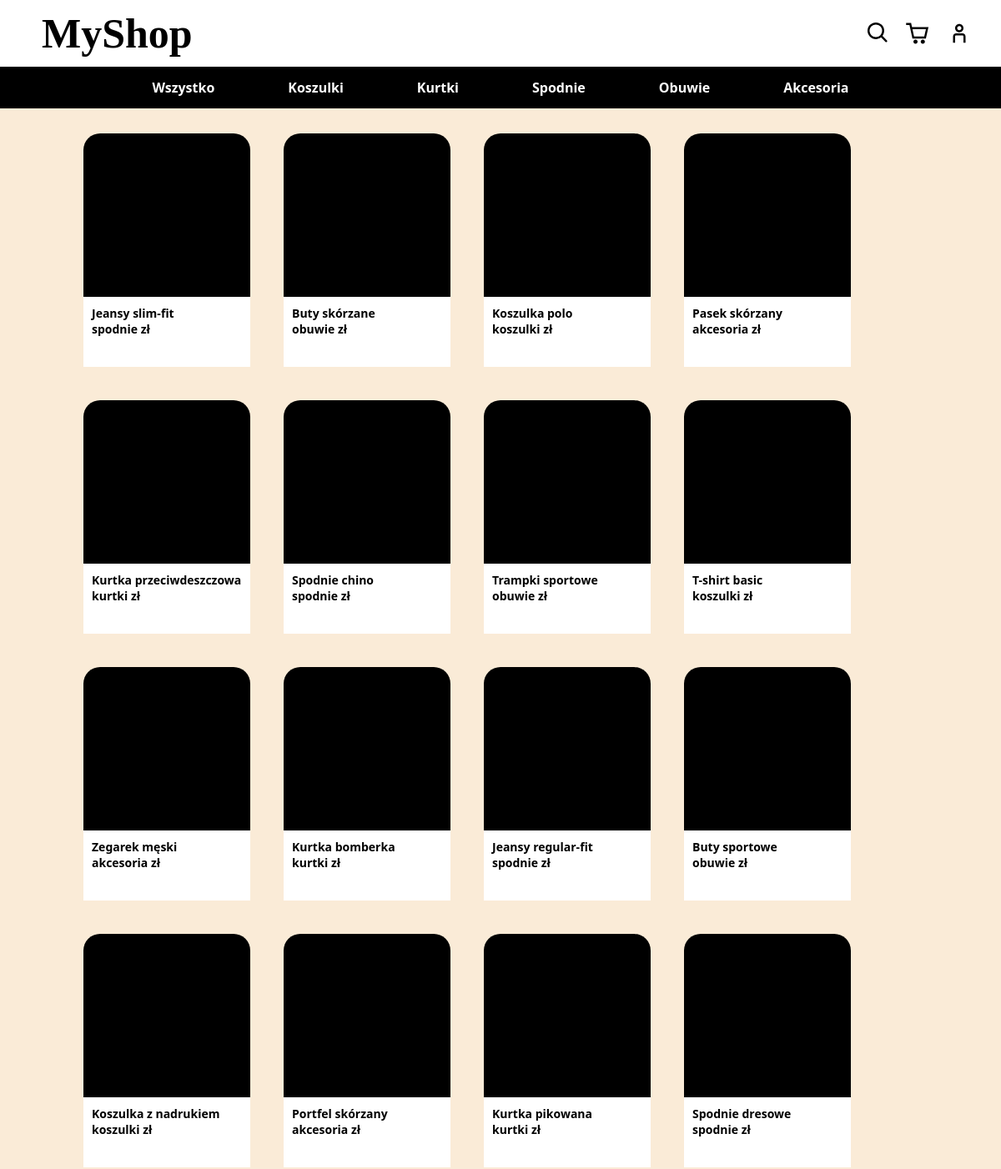
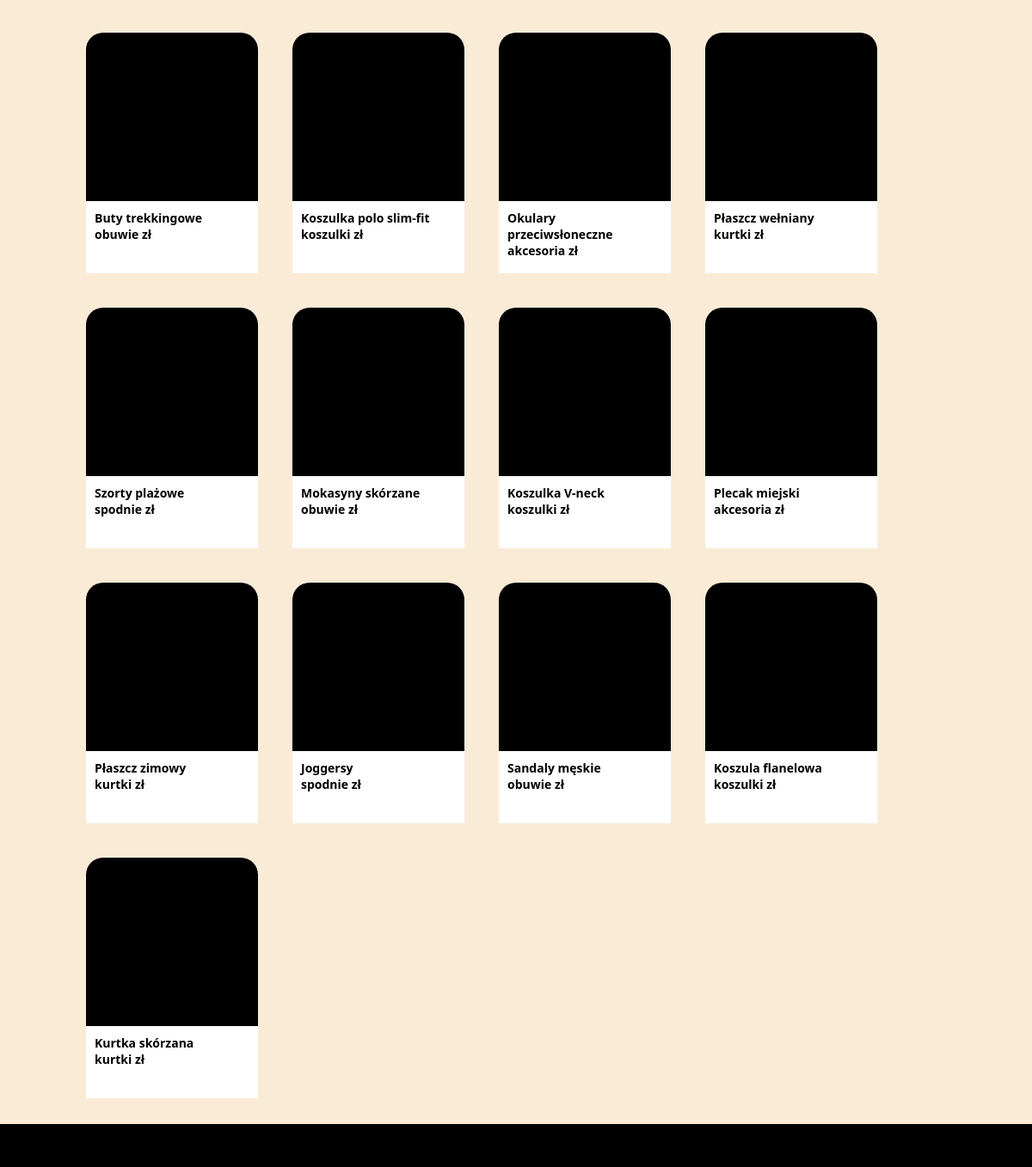
Screenshot of /landing.php with the database file from the repository (2 pictures, top to bottom).
### tables this page shows
CREATE TABLE products (
    id INT AUTO_INCREMENT PRIMARY KEY,
    name VARCHAR(100) NOT NULL,
    description TEXT,
    price DECIMAL(10,2) NOT NULL,
    category ENUM('spodnie', 'obuwie', 'koszulki', 'akcesoria', 'kurtki') NOT NULL,
    quantity INT NOT NULL
);

### models/product.php (called while the page is built, shortened)
<?php
class Product
{
    private $id, $name, $description, $price, $category, $quantity;
    public function __construct($id, $name, $description, $price, $category, $quantity)
    {
        $this->id = $id;
        $this->name = $name;
        $this->category = $category;
    }
    public function getId()
    {
        return $this->id;
    }
    public function getName()
    {
        return $this->name;
    }
    public function getCategory()
    {
        return $this->category;
    }
}

### landing.php (the view, shortened to what this page needs)
<html lang="en">
<head>
    <link rel="stylesheet" href="style.css">
</head>
<body>
    <?php
    include ("models/product.php");
    ?>
    <div class="shop-content">
        <div class="items-container">
            <?php
            global $conn;
            if (isset($_GET['category'])) {
                $category = $_GET['category'];
                $query = "SELECT * FROM products WHERE category = '$category'";
            } else {
                $query = "SELECT * FROM products";
            }
            $result = mysqli_query($conn, $query);
            while ($row = mysqli_fetch_object($result)) {
                $product = new Product($row->id, $row->name, $row->description, $row->price, $row->category, $row->quantity);
                echo "
                <div class='item'>
                    <a href='details.php?id=".$product->getId()."'>
                        <div class='item-image'>
                        </div>
                        <div class='item-info'>
                            <p>".$product->getName()."</p>
                            <p>".$product->getCategory()." zł</p>
                            <a href='add_product.php" .
                            "?id=" . $product->getId() .
                            "&name=" . $product->getName() .
                            "&description=" . $product->getDescription() .
                            "&price=" . $product->getPrice() .
                            "&category=" . $product->getCategory() .
                            "&quantity=" . $product->getQuantity() .
                            (isset($_GET['category'])?"&tab_category=$category":"") .
                            "'><img class='icon' src='icons/shopping-cart.svg'>
                            </a>
                        </div>
                    </a>
                </div>
                   ";
            }
            ?>
        </div>
    </div>
</body>
</html>

### style.css (style rules this page uses)
* { padding: 0; box-sizing: border-box; margin: 0; font-family: 'Segoe UI', Tahoma, Geneva, Verdana, sans-serif; }
h1 { font-size: 50px; font-weight: bolder; font-family: 'Brush Script MT', cursive; color: black; margin-left: 50px; }
a { text-decoration: none; width: fit-content; color: inherit; }
.header { height: 80px; width: 100%; display: flex; align-items: center; justify-content: space-between; position: sticky; top: 0; background-color: white; }
.options { width: 200px; height: 50px; display: flex; align-items: center; justify-content: center; gap: 20px }
.nav { height: 50px; background-color: black; display: flex; align-items: center; justify-content: center; position: sticky; top: 80px; gap: 4vw; }
.nav-item { color: white; font-weight: bold; user-select: none; border-radius: 20px; padding: 5px 20px; text-decoration: none; }
.shop-content { background-color: antiquewhite; min-height: 1200px; padding: 30px; }
.footer { background-color: black; height: 50px; }
.items-container { display: flex; max-width: 1000px; min-width: 300px; margin: auto; flex-wrap: wrap; justify-content: stretch; gap: 40px }
.item { border-radius: 20px; width: 200px; height: 280px; background-color: black; }
.item-image { height: 70%; }
.item-info { background-color: white; height: 30%; padding: 10px; }
.item-info p { font-weight: bold; font-size: 14px; }
.icon { width: 30px; }

### rows the page displays
products: name "Jeansy slim-fit", category "spodnie"
products: name "Buty skórzane", category "obuwie"
products: name "Koszulka polo", category "koszulki"
products: name "Pasek skórzany", category "akcesoria"
products: name "Kurtka przeciwdeszczowa", category "kurtki"
products: name "Spodnie chino", category "spodnie"
products: name "Trampki sportowe", category "obuwie"
products: name "T-shirt basic", category "koszulki"
products: name "Zegarek męski", category "akcesoria"
products: name "Kurtka bomberka", category "kurtki"
products: name "Jeansy regular-fit", category "spodnie"
products: name "Buty sportowe", category "obuwie"
products: name "Koszulka z nadrukiem", category "koszulki"
products: name "Portfel skórzany", category "akcesoria"
products: name "Kurtka pikowana", category "kurtki"
products: name "Spodnie dresowe", category "spodnie"
products: name "Buty trekkingowe", category "obuwie"
products: name "Koszulka polo slim-fit", category "koszulki"
products: name "Okulary przeciwsłoneczne", category "akcesoria"
products: name "Płaszcz wełniany", category "kurtki"
products: name "Szorty plażowe", category "spodnie"
products: name "Mokasyny skórzane", category "obuwie"
products: name "Koszulka V-neck", category "koszulki"
products: name "Plecak miejski", category "akcesoria"
products: name "Płaszcz zimowy", category "kurtki"
products: name "Joggersy", category "spodnie"
products: name "Sandaly męskie", category "obuwie"
products: name "Koszula flanelowa", category "koszulki"
products: name "Kurtka skórzana", category "kurtki"
